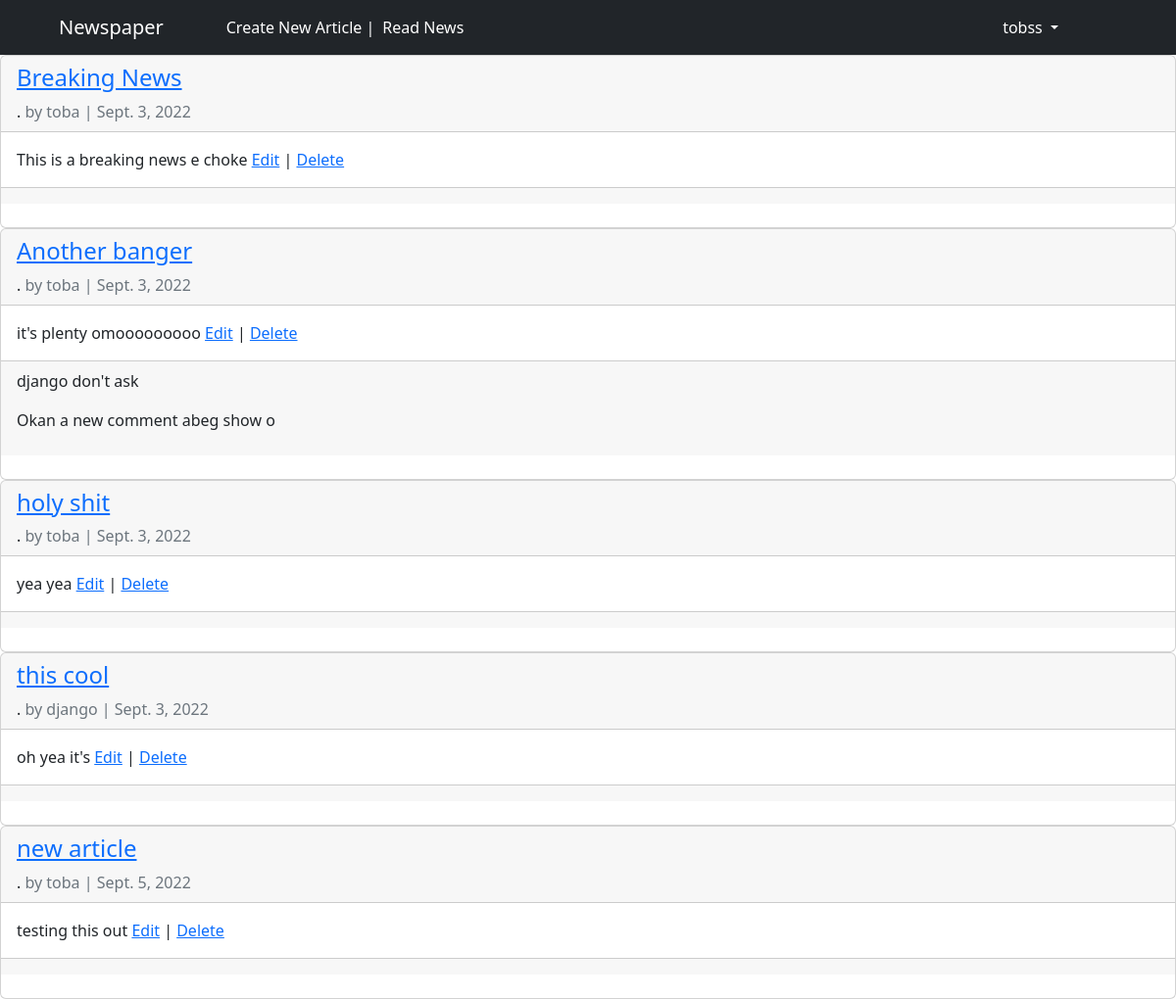
The page /articles/ (signed in) on the database its author committed.
### users/models.py (models this page shows)
class CustomUser(AbstractUser):
    age = models.PositiveBigIntegerField(null=True, blank=True)

### articles/models.py (models this page shows, shortened)
class Article(models.Model):
    title = models.CharField(max_length=200)
    body = models.TextField()
    author = models.ForeignKey(
        get_user_model(),
        on_delete=models.CASCADE
    )
    date = models.DateField(auto_now_add=True)

class Comment(models.Model):
    article = models.ForeignKey(Article, on_delete=models.CASCADE, related_name='comments')
    comment = models.CharField(max_length=200)
    author = models.ForeignKey(
        get_user_model(),
        on_delete=models.CASCADE,
    )
    def __str__(self):
        return self.comment

### articles/views.py (the view)
# urls.py: path('', ArticleListView.as_view(), name='article_list'),
class ArticleListView(LoginRequiredMixin, ListView):
    model = Article
    template_name = 'article_list.html'
    login_url = 'login'

### templates/article_list.html
{% extends 'base.html' %}
{% block content %}
{% for article in object_list %}
<div class="card">
    <div class="card-header">
        <span class="font-weight-bold"> <h4><a href="{% url 'article_detail' article.pk %}">{{ article.title }} </a></h4>.</span>
        <span class="text-muted">by {{ article.author }} | {{ article.date }}</span>
    </div>
    <div class="card-body">
        {{ article.body }}
        <a href="{% url 'article_edit' article.pk %}">Edit</a> | <a href="{% url 'article_delete' article.pk %}">Delete</a>
    </div>
    <div class="card-footer">
       {% for comment in article.comments.all %}
       <p>
        <span class="font-weight-bold">{{ comment.author }}</span>
        {{ comment }}
       </p>
       {% endfor %}
    </div>
    <br>
</div>
{% endfor %}
{% endblock content %}

### templates/base.html (shortened to what this page needs)
{% load static %}
<!DOCTYPE html>
<html>
    <head>
        <link href="https://cdn.jsdelivr.net/npm/bootstrap@5.2.0/dist/css/bootstrap.min.css" rel="stylesheet">
        <link rel="stylesheet" href="{% static 'css/style.css' %}">
    </head>
    <body>
        <header class="fixed">
            <nav class="navbar navbar-expand-lg navbar-dark bg-dark mb-auto">
                <div class="container-fluid">
                  <a class="navbar-brand ms-5" href="{% url 'home' %}">Newspaper</a>
                  <div class="lin ms-5">
                    <a href="{% url 'article_new' %}">Create New Article | </a>
                  </div>
                  <div class="ms-2 decoration-none lin">
                    <a href="{% url 'article_list' %}">Read News</a>
                  </div>
                  <div class="collapse navbar-collapse" id="navbarSupportedContent">
                    <ul class="navbar-nav ms-auto me-5 mb-2 mb-lg-0 mar">
                        {% if user.is_authenticated %}
                      <li class="nav-item dropdown">
                        <a class="nav-link dropdown-toggle text-white" href="#" role="button" data-bs-toggle="dropdown" aria-expanded="false">
                          {{ user.username }}
                        </a>
                      </li>
                    </ul>
                    {% else %}
                    <form class="d-flex" role="search">
                      <a href="{% url 'login' %}" class="btn btn-outline-secondary btn-primary text-white me-2">Log In</a>
                      <a href="{% url 'signup' %}" class="btn btn-outline-secondary text-white">Sign Up</a>
                    </form>
                    {% endif %}
                  </div>
                </div>
              </nav>
        </header>
            {% block content %}
            {% endblock content %}
    </body>
</html>

### static/css/style.css (style rules this page uses)
.lin a { text-decoration: none !important; color:white; }
header nav ul li a { z-index: 11; }
.navbar { position: relative; z-index: 11; }
.mar { margin-right: 100px !important; }

### rows shown on the page
CustomUser: username "tobss"
Article: title "Breaking News", author "toba", date "Sept. 3, 2022", body "This is a breaking news e choke"
Article: title "Another banger", author "toba", date "Sept. 3, 2022", body "it's plenty omooooooooo"
Comment: author "django", comment "don't ask"
Comment: author "Okan", comment "a new comment abeg show o"
Article: title "holy shit", author "toba", date "Sept. 3, 2022", body "yea yea"
Article: title "this cool", author "django", date "Sept. 3, 2022", body "oh yea it's"
Article: title "new article", author "toba", date "Sept. 5, 2022", body "testing this out"
